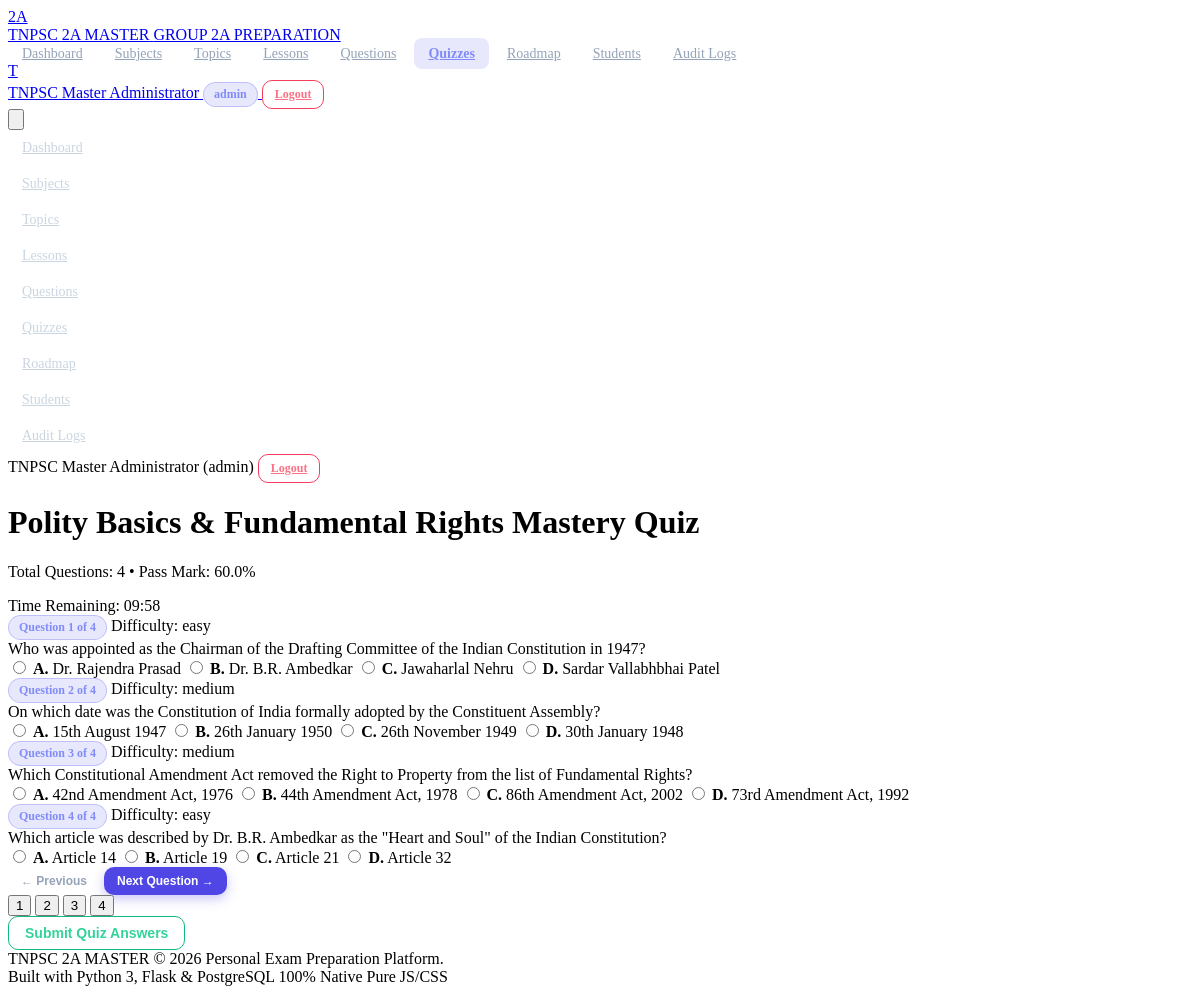
The page /quizzes/1/take (signed in) on the database its author committed.
### models/quiz.py (models this page shows, shortened)
class QuizSet(db.Model):
    __tablename__ = 'quiz_sets'
    id = db.Column(db.Integer, primary_key=True)
    title = db.Column(db.String(150), nullable=False)
    description = db.Column(db.Text, nullable=True)
    subject_id = db.Column(db.Integer, db.ForeignKey('subjects.id'), nullable=True, index=True)
    topic_id = db.Column(db.Integer, db.ForeignKey('topics.id'), nullable=True, index=True)
    time_limit_minutes = db.Column(db.Integer, default=15, nullable=False)
    pass_percentage = db.Column(db.Float, default=50.0, nullable=False)
    is_active = db.Column(db.Boolean, default=True, nullable=False)
    created_at = db.Column(db.DateTime, default=lambda: datetime.now(timezone.utc), nullable=False)
    questions = db.relationship('QuizQuestion', backref='quiz_set', lazy='select', cascade='all, delete-orphan', order_by='QuizQuestion.order_index')
    attempts = db.relationship('QuizAttempt', backref='quiz_set', lazy='dynamic', cascade='all, delete-orphan')

### models/question.py (models this page shows, shortened)
class Question(db.Model):
    __tablename__ = 'questions'
    id = db.Column(db.Integer, primary_key=True)
    subject_id = db.Column(db.Integer, db.ForeignKey('subjects.id'), nullable=False, index=True)
    topic_id = db.Column(db.Integer, db.ForeignKey('topics.id'), nullable=False, index=True)
    question_text = db.Column(db.Text, nullable=False)
    option_a = db.Column(db.String(255), nullable=False)
    option_b = db.Column(db.String(255), nullable=False)
    option_c = db.Column(db.String(255), nullable=False)
    option_d = db.Column(db.String(255), nullable=False)
    correct_option = db.Column(db.String(1), nullable=False)  # 'A', 'B', 'C', 'D'
    explanation = db.Column(db.Text, nullable=True)
    difficulty = db.Column(db.String(20), default='medium', nullable=False)  # 'easy', 'medium', 'hard'
    marks = db.Column(db.Integer, default=1, nullable=False)
    is_active = db.Column(db.Boolean, default=True, nullable=False)
    created_at = db.Column(db.DateTime, default=lambda: datetime.now(timezone.utc), nullable=False)
    updated_at = db.Column(db.DateTime, default=lambda: datetime.now(timezone.utc), onupdate=lambda: datetime.now(timezone.utc))
    quiz_questions = db.relationship('QuizQuestion', backref='question', lazy='dynamic', cascade='all, delete-orphan')
    quiz_answers = db.relationship('QuizAnswer', backref='question', lazy='dynamic')
    mistakes = db.relationship('MistakeQuestion', backref='question', lazy='dynamic', cascade='all, delete-orphan')

### routes/quizzes.py (the view)
@quizzes_bp.route('/<int:quiz_id>/take')
@login_required
def take_quiz(quiz_id):
    quiz = QuizSet.query.get_or_404(quiz_id)
    if not quiz.is_active:
        flash('This quiz is currently unavailable.', 'warning')
        return redirect(url_for('quizzes.list_quizzes'))
    qq_list = QuizQuestion.query.filter_by(quiz_set_id=quiz_id).order_by(QuizQuestion.order_index.asc()).all()
    questions = [qq.question for qq in qq_list if qq.question and qq.question.is_active]
    if not questions:
        if quiz.topic_id:
            questions = Question.query.filter_by(topic_id=quiz.topic_id, is_active=True).limit(10).all()
        elif quiz.subject_id:
            questions = Question.query.filter_by(subject_id=quiz.subject_id, is_active=True).limit(10).all()
    return render_template('quizzes/take.html', quiz=quiz, questions=questions)

### routes/__init__.py (called while the page is built)
def login_required(f):
    @wraps(f)
    def decorated_function(*args, **kwargs):
        if 'user_id' not in session:
            flash('Please log in to access this page.', 'warning')
            return redirect(url_for('auth.login', next=request.url))
        return f(*args, **kwargs)
    return decorated_function

### templates/quizzes/take.html (shortened to what this page needs)
{% extends 'base.html' %}
{% block content %}
<div class="max-w-4xl mx-auto space-y-6" id="quiz-container" data-quiz-id="{{ quiz.id }}" data-time-limit="{{ quiz.time_limit_minutes }}">
    <div class="card p-5 bg-slate-900 border border-slate-800 rounded-2xl flex flex-col sm:flex-row items-center justify-between gap-4">
        <div>
            <h1 class="text-xl font-bold text-slate-100">{{ quiz.title }}</h1>
            <p class="text-xs text-slate-400">Total Questions: <span id="total-q-count">{{ questions|length }}</span> &bull; Pass Mark: {{ quiz.pass_percentage }}%</p>
        </div>
        <div class="flex items-center space-x-3 bg-slate-950 px-4 py-2 rounded-xl border border-slate-800">
            <span class="text-xs text-slate-400 font-semibold uppercase">Time Remaining:</span>
            <span id="quiz-timer" class="text-xl font-extrabold font-mono text-amber-400">00:00</span>
        </div>
    </div>
    <form id="quiz-form" action="{{ url_for('quizzes.submit_quiz', quiz_id=quiz.id) }}" method="POST">
        <div id="questions-wrapper">
        {% for q in questions %}
            <div class="question-card card p-6 md:p-8 bg-slate-900 border border-slate-800 rounded-2xl space-y-6 {% if not loop.first %}hidden{% endif %}" data-index="{{ loop.index0 }}" data-question-id="{{ q.id }}">
                <div class="flex items-center justify-between text-xs text-slate-400 pb-4 border-b border-slate-800">
                    <span class="badge badge-indigo">Question {{ loop.index }} of {{ questions|length }}</span>
                    <span class="uppercase">Difficulty: {{ q.difficulty }}</span>
                </div>
                <div class="text-lg font-bold text-slate-100 leading-snug">
                    {{ q.question_text }}
                </div>
                <div class="space-y-3">
                    <label class="option-card flex items-center p-4 rounded-xl border border-slate-800 bg-slate-950/60 hover:border-indigo-500/50 cursor-pointer transition">
                        <input type="radio" name="q_{{ q.id }}" value="A" class="option-radio text-indigo-600 focus:ring-indigo-500 h-4 w-4 bg-slate-900 border-slate-700">
                        <span class="ml-3 text-sm text-slate-200"><strong class="text-indigo-400 mr-2">A.</strong> {{ q.option_a }}</span>
                    </label>
                    <label class="option-card flex items-center p-4 rounded-xl border border-slate-800 bg-slate-950/60 hover:border-indigo-500/50 cursor-pointer transition">
                        <input type="radio" name="q_{{ q.id }}" value="B" class="option-radio text-indigo-600 focus:ring-indigo-500 h-4 w-4 bg-slate-900 border-slate-700">
                        <span class="ml-3 text-sm text-slate-200"><strong class="text-indigo-400 mr-2">B.</strong> {{ q.option_b }}</span>
                    </label>
                    <label class="option-card flex items-center p-4 rounded-xl border border-slate-800 bg-slate-950/60 hover:border-indigo-500/50 cursor-pointer transition">
                        <input type="radio" name="q_{{ q.id }}" value="C" class="option-radio text-indigo-600 focus:ring-indigo-500 h-4 w-4 bg-slate-900 border-slate-700">
                        <span class="ml-3 text-sm text-slate-200"><strong class="text-indigo-400 mr-2">C.</strong> {{ q.option_c }}</span>
                    </label>
                    <label class="option-card flex items-center p-4 rounded-xl border border-slate-800 bg-slate-950/60 hover:border-indigo-500/50 cursor-pointer transition">
                        <input type="radio" name="q_{{ q.id }}" value="D" class="option-radio text-indigo-600 focus:ring-indigo-500 h-4 w-4 bg-slate-900 border-slate-700">
                        <span class="ml-3 text-sm text-slate-200"><strong class="text-indigo-400 mr-2">D.</strong> {{ q.option_d }}</span>
                    </label>
                </div>
            </div>
        {% endfor %}
        </div>
        <div class="card p-5 bg-slate-900 border border-slate-800 rounded-2xl mt-6 flex flex-col sm:flex-row items-center justify-between gap-4">
            <div class="flex items-center space-x-2">
                <button type="button" id="prev-btn" class="btn btn-ghost btn-sm disabled:opacity-50" disabled>&larr; Previous</button>
                <button type="button" id="next-btn" class="btn btn-primary btn-sm">Next Question &rarr;</button>
            </div>
            <div class="flex items-center space-x-1.5 overflow-x-auto max-w-full py-1">
                {% for q in questions %}
                <button type="button" class="q-nav-pill w-8 h-8 rounded-lg text-xs font-bold border border-slate-800 bg-slate-950 text-slate-400 hover:border-indigo-500 transition {% if loop.first %}active border-indigo-500 text-indigo-400 bg-indigo-950/40{% endif %}" data-target="{{ loop.index0 }}">
                    {{ loop.index }}
                </button>
                {% endfor %}
            </div>
            <button type="button" id="submit-quiz-btn" class="btn btn-outline-success font-bold py-2 px-5">Submit Quiz Answers</button>
        </div>
    </form>
</div>
{% endblock %}

### static/css/style.css (style rules this page uses)
.btn { display: inline-flex; items-center: center; justify-content: center; border-radius: 0.625rem; font-size: 0.875rem; font-weight: 600; padding: 0.5rem 1rem; transition: all 0.2s ease; cursor: pointer; border: 1px solid transparent; }
.btn-primary { background-color: #4f46e5; color: #ffffff; box-shadow: 0 4px 12px rgba(79, 70, 229, 0.3); }
.btn-ghost { background-color: transparent; color: #94a3b8; }
.btn-outline-success { background-color: transparent; border-color: #10b981; color: #34d399; }
.btn-sm { padding: 0.375rem 0.75rem; font-size: 0.75rem; }
.badge { display: inline-flex; align-items: center; padding: 0.25rem 0.625rem; border-radius: 9999px; font-size: 0.75rem; font-weight: 600; }
.badge-indigo { background-color: rgba(99, 102, 241, 0.15); color: #818cf8; border: 1px solid rgba(99, 102, 241, 0.3); }

### rows shown on the page
QuizSet: title "Polity Basics & Fundamental Rights Mastery Quiz", pass_percentage "60.0"
Question: questions "4", difficulty "easy", question_text "Who was appointed as the Chairman of the Drafting Committee of the Indian Constitution in 1947?", option_a "Dr. Rajendra Prasad", option_b "Dr. B.R. Ambedkar", option_c "Jawaharlal Nehru", option_d "Sardar Vallabhbhai Patel"
Question: questions "4", difficulty "medium", question_text "On which date was the Constitution of India formally adopted by the Constituent Assembly?", option_a "15th August 1947", option_b "26th January 1950", option_c "26th November 1949", option_d "30th January 1948"
Question: questions "4", difficulty "medium", question_text "Which Constitutional Amendment Act removed the Right to Property from the list of Fundamental Rights?", option_a "42nd Amendment Act, 1976", option_b "44th Amendment Act, 1978", option_c "86th Amendment Act, 2002", option_d "73rd Amendment Act, 1992"
Question: questions "4", difficulty "easy", question_text "Which article was described by Dr. B.R. Ambedkar as the \"Heart and Soul\" of the Indian Constitution?", option_a "Article 14", option_b "Article 19", option_c "Article 21", option_d "Article 32"

### other values the page prints
{{ current_user_name[0] if current_user_name else 'U' }} "T"
{{ current_user_name }} "TNPSC Master Administrator"
{{ current_user_role }} "admin"
{{ questions|length }} "4"
